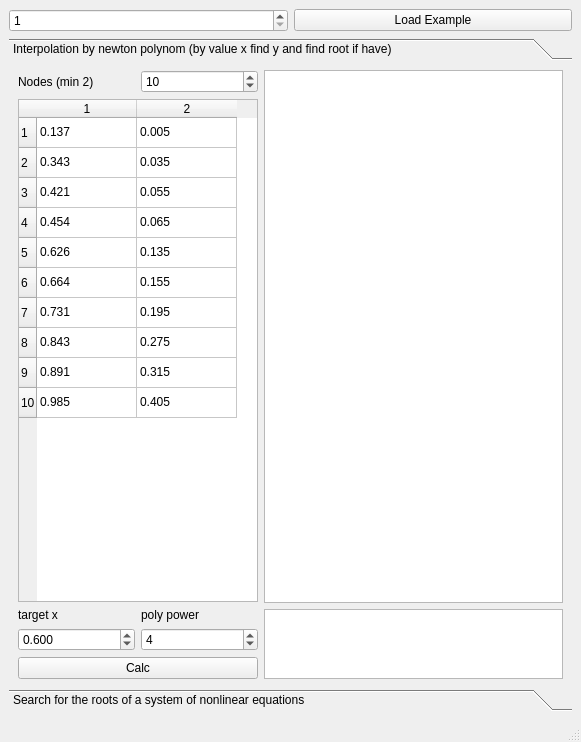
<?xml version="1.0" encoding="UTF-8"?>
<ui version="4.0">
 <class>MainWindow</class>
 <widget class="QMainWindow" name="MainWindow">
  <property name="geometry">
   <rect>
    <x>0</x>
    <y>0</y>
    <width>581</width>
    <height>742</height>
   </rect>
  </property>
  <property name="windowTitle">
   <string>MainWindow</string>
  </property>
  <widget class="QWidget" name="centralwidget">
   <layout class="QVBoxLayout" name="verticalLayout_2">
    <item>
     <layout class="QFormLayout" name="qchartForm"/>
    </item>
    <item>
     <layout class="QHBoxLayout" name="examplesCnfg">
      <item>
       <widget class="QSpinBox" name="examplenSpin">
        <property name="minimum">
         <number>1</number>
        </property>
       </widget>
      </item>
      <item>
       <widget class="QPushButton" name="loadExBtn">
        <property name="text">
         <string>Load Example</string>
        </property>
       </widget>
      </item>
     </layout>
    </item>
    <item>
     <widget class="QToolBox" name="toolBox">
      <property name="tabSpacing">
       <number>1</number>
      </property>
      <widget class="QWidget" name="toolBoxPage1">
       <property name="geometry">
        <rect>
         <x>0</x>
         <y>0</y>
         <width>559</width>
         <height>561</height>
        </rect>
       </property>
       <attribute name="label">
        <string>Interpolation by newton polynom (by value x find y and find root if have)</string>
       </attribute>
       <layout class="QHBoxLayout" name="horizontalLayout">
        <item>
         <layout class="QVBoxLayout" name="HLfuncInterp">
          <item>
           <layout class="QHBoxLayout" name="horizontalLayout_3" stretch="4,5">
            <item>
             <layout class="QVBoxLayout" name="verticalLayout_3">
              <item>
               <layout class="QVBoxLayout" name="verticalLayout">
                <item>
                 <layout class="QHBoxLayout" name="nodesCount">
                  <item>
                   <widget class="QLabel" name="NodesLabel">
                    <property name="text">
                     <string>Nodes (min 2)</string>
                    </property>
                   </widget>
                  </item>
                  <item>
                   <widget class="QSpinBox" name="nodesCountSpinB">
                    <property name="minimum">
                     <number>2</number>
                    </property>
                    <property name="maximum">
                     <number>100</number>
                    </property>
                    <property name="singleStep">
                     <number>1</number>
                    </property>
                    <property name="value">
                     <number>10</number>
                    </property>
                   </widget>
                  </item>
                 </layout>
                </item>
                <item>
                 <widget class="QTableWidget" name="nodesTable">
                  <property name="autoScrollMargin">
                   <number>16</number>
                  </property>
                  <property name="rowCount">
                   <number>10</number>
                  </property>
                  <property name="columnCount">
                   <number>2</number>
                  </property>
                  <attribute name="horizontalHeaderShowSortIndicator" stdset="0">
                   <bool>false</bool>
                  </attribute>
                  <row/>
                  <row/>
                  <row/>
                  <row/>
                  <row/>
                  <row/>
                  <row/>
                  <row/>
                  <row/>
                  <row/>
                  <column/>
                  <column/>
                  <item row="0" column="0">
                   <property name="text">
                    <string>0.137</string>
                   </property>
                  </item>
                  <item row="0" column="1">
                   <property name="text">
                    <string>0.005</string>
                   </property>
                  </item>
                  <item row="1" column="0">
                   <property name="text">
                    <string>0.343</string>
                   </property>
                  </item>
                  <item row="1" column="1">
                   <property name="text">
                    <string>0.035</string>
                   </property>
                  </item>
                  <item row="2" column="0">
                   <property name="text">
                    <string>0.421</string>
                   </property>
                  </item>
                  <item row="2" column="1">
                   <property name="text">
                    <string>0.055</string>
                   </property>
                  </item>
                  <item row="3" column="0">
                   <property name="text">
                    <string>0.454</string>
                   </property>
                  </item>
                  <item row="3" column="1">
                   <property name="text">
                    <string>0.065</string>
                   </property>
                  </item>
                  <item row="4" column="0">
                   <property name="text">
                    <string>0.626</string>
                   </property>
                  </item>
                  <item row="4" column="1">
                   <property name="text">
                    <string>0.135</string>
                   </property>
                  </item>
                  <item row="5" column="0">
                   <property name="text">
                    <string>0.664</string>
                   </property>
                  </item>
                  <item row="5" column="1">
                   <property name="text">
                    <string>0.155</string>
                   </property>
                  </item>
                  <item row="6" column="0">
                   <property name="text">
                    <string>0.731</string>
                   </property>
                  </item>
                  <item row="6" column="1">
                   <property name="text">
                    <string>0.195</string>
                   </property>
                  </item>
                  <item row="7" column="0">
                   <property name="text">
                    <string>0.843</string>
                   </property>
                  </item>
                  <item row="7" column="1">
                   <property name="text">
                    <string>0.275</string>
                   </property>
                  </item>
                  <item row="8" column="0">
                   <property name="text">
                    <string>0.891</string>
                   </property>
                  </item>
                  <item row="8" column="1">
                   <property name="text">
                    <string>0.315</string>
                   </property>
                  </item>
                  <item row="9" column="0">
                   <property name="text">
                    <string>0.985</string>
                   </property>
                  </item>
                  <item row="9" column="1">
                   <property name="text">
                    <string>0.405</string>
                   </property>
                  </item>
                 </widget>
                </item>
               </layout>
              </item>
              <item>
               <layout class="QHBoxLayout" name="ConfigHLay">
                <item>
                 <layout class="QVBoxLayout" name="xTargetVLay">
                  <item>
                   <widget class="QLabel" name="xTargetLabel">
                    <property name="text">
                     <string>target x</string>
                    </property>
                   </widget>
                  </item>
                  <item>
                   <widget class="QDoubleSpinBox" name="xTargetSpinB">
                    <property name="decimals">
                     <number>3</number>
                    </property>
                    <property name="minimum">
                     <double>-99.000000000000000</double>
                    </property>
                    <property name="singleStep">
                     <double>0.100000000000000</double>
                    </property>
                    <property name="value">
                     <double>0.600000000000000</double>
                    </property>
                   </widget>
                  </item>
                 </layout>
                </item>
                <item>
                 <layout class="QVBoxLayout" name="polyPowVLay">
                  <item>
                   <widget class="QLabel" name="polyPowLabel">
                    <property name="text">
                     <string>poly power</string>
                    </property>
                   </widget>
                  </item>
                  <item>
                   <widget class="QSpinBox" name="polyPowSpinB">
                    <property name="minimum">
                     <number>1</number>
                    </property>
                    <property name="value">
                     <number>4</number>
                    </property>
                   </widget>
                  </item>
                 </layout>
                </item>
               </layout>
              </item>
              <item>
               <widget class="QPushButton" name="calcBtn">
                <property name="text">
                 <string>Calc</string>
                </property>
               </widget>
              </item>
             </layout>
            </item>
            <item>
             <layout class="QVBoxLayout" name="resultsVLay" stretch="10,1">
              <item>
               <widget class="QTableView" name="workTable"/>
              </item>
              <item>
               <widget class="QTextBrowser" name="resultTextBrowser"/>
              </item>
             </layout>
            </item>
           </layout>
          </item>
         </layout>
        </item>
       </layout>
      </widget>
      <widget class="QWidget" name="toolBoxPage2">
       <property name="geometry">
        <rect>
         <x>0</x>
         <y>0</y>
         <width>559</width>
         <height>561</height>
        </rect>
       </property>
       <attribute name="label">
        <string>Search for the roots of a system of nonlinear equations</string>
       </attribute>
       <layout class="QVBoxLayout" name="verticalLayout_7">
        <item>
         <layout class="QHBoxLayout" name="horizontalLayout_4">
          <item>
           <layout class="QVBoxLayout" name="verticalLayout_4">
            <item>
             <layout class="QVBoxLayout" name="verticalLayout_5">
              <item>
               <layout class="QHBoxLayout" name="nodes2Count">
                <item>
                 <widget class="QLabel" name="NodesLabel_2">
                  <property name="text">
                   <string>Nodes (min 2)</string>
                  </property>
                 </widget>
                </item>
                <item>
                 <widget class="QSpinBox" name="nodesCountSpinB_2">
                  <property name="minimum">
                   <number>2</number>
                  </property>
                  <property name="maximum">
                   <number>100</number>
                  </property>
                  <property name="singleStep">
                   <number>1</number>
                  </property>
                  <property name="value">
                   <number>10</number>
                  </property>
                 </widget>
                </item>
               </layout>
              </item>
              <item>
               <widget class="QTableWidget" name="nodes2Table">
                <property name="autoScrollMargin">
                 <number>16</number>
                </property>
                <property name="rowCount">
                 <number>10</number>
                </property>
                <property name="columnCount">
                 <number>2</number>
                </property>
                <attribute name="horizontalHeaderShowSortIndicator" stdset="0">
                 <bool>false</bool>
                </attribute>
                <row/>
                <row/>
                <row/>
                <row/>
                <row/>
                <row/>
                <row/>
                <row/>
                <row/>
                <row/>
                <column/>
                <column/>
                <item row="0" column="0">
                 <property name="text">
                  <string>0.1</string>
                 </property>
                </item>
                <item row="0" column="1">
                 <property name="text">
                  <string>-0.284</string>
                 </property>
                </item>
                <item row="1" column="0">
                 <property name="text">
                  <string>0.3</string>
                 </property>
                </item>
                <item row="1" column="1">
                 <property name="text">
                  <string>-0.300</string>
                 </property>
                </item>
                <item row="2" column="0">
                 <property name="text">
                  <string>0.4</string>
                 </property>
                </item>
                <item row="2" column="1">
                 <property name="text">
                  <string>-0.293</string>
                 </property>
                </item>
                <item row="3" column="0">
                 <property name="text">
                  <string>0.48</string>
                 </property>
                </item>
                <item row="3" column="1">
                 <property name="text">
                  <string>-0.266</string>
                 </property>
                </item>
                <item row="4" column="0">
                 <property name="text">
                  <string>0.6</string>
                 </property>
                </item>
                <item row="4" column="1">
                 <property name="text">
                  <string>-0.165</string>
                 </property>
                </item>
                <item row="5" column="0">
                 <property name="text">
                  <string>0.68</string>
                 </property>
                </item>
                <item row="5" column="1">
                 <property name="text">
                  <string>-0.037</string>
                 </property>
                </item>
                <item row="6" column="0">
                 <property name="text">
                  <string>0.75</string>
                 </property>
                </item>
                <item row="6" column="1">
                 <property name="text">
                  <string>0.128</string>
                 </property>
                </item>
                <item row="7" column="0">
                 <property name="text">
                  <string>0.88</string>
                 </property>
                </item>
                <item row="7" column="1">
                 <property name="text">
                  <string>0.610</string>
                 </property>
                </item>
                <item row="8" column="0">
                 <property name="text">
                  <string>0.95</string>
                 </property>
                </item>
                <item row="8" column="1">
                 <property name="text">
                  <string>0.988</string>
                 </property>
                </item>
                <item row="9" column="0">
                 <property name="text">
                  <string>1.03</string>
                 </property>
                </item>
                <item row="9" column="1">
                 <property name="text">
                  <string>1.547</string>
                 </property>
                </item>
               </widget>
              </item>
             </layout>
            </item>
            <item>
             <layout class="QHBoxLayout" name="ConfigHLay_2">
              <item>
               <layout class="QVBoxLayout" name="xTargetVLay_2">
                <item>
                 <widget class="QLabel" name="xTargetLabel_2">
                  <property name="text">
                   <string>aux polypow</string>
                  </property>
                 </widget>
                </item>
                <item>
                 <widget class="QSpinBox" name="sysauxtSpinB">
                  <property name="minimum">
                   <number>1</number>
                  </property>
                  <property name="value">
                   <number>1</number>
                  </property>
                 </widget>
                </item>
               </layout>
              </item>
              <item>
               <layout class="QVBoxLayout" name="polyPowVLay_2">
                <item>
                 <widget class="QLabel" name="polyPowLabel_2">
                  <property name="text">
                   <string>root polypow</string>
                  </property>
                  <property name="wordWrap">
                   <bool>true</bool>
                  </property>
                 </widget>
                </item>
                <item>
                 <widget class="QSpinBox" name="sysrootPolyPowSpinB">
                  <property name="minimum">
                   <number>1</number>
                  </property>
                  <property name="value">
                   <number>1</number>
                  </property>
                 </widget>
                </item>
               </layout>
              </item>
             </layout>
            </item>
            <item>
             <widget class="QPushButton" name="calcsysequarootBtn">
              <property name="text">
               <string>Calc system equetion root</string>
              </property>
             </widget>
            </item>
           </layout>
          </item>
          <item>
           <layout class="QVBoxLayout" name="verticalLayout_6" stretch="5,1">
            <item>
             <layout class="QHBoxLayout" name="horizontalLayout_2">
              <item>
               <widget class="QTableView" name="tableAuxView"/>
              </item>
              <item>
               <widget class="QTableView" name="tableResView"/>
              </item>
             </layout>
            </item>
            <item>
             <widget class="QTextBrowser" name="resultTextBrowser_2"/>
            </item>
           </layout>
          </item>
         </layout>
        </item>
       </layout>
      </widget>
     </widget>
    </item>
   </layout>
  </widget>
  <widget class="QMenuBar" name="menubar">
   <property name="geometry">
    <rect>
     <x>0</x>
     <y>0</y>
     <width>581</width>
     <height>26</height>
    </rect>
   </property>
  </widget>
  <widget class="QStatusBar" name="statusbar"/>
 </widget>
 <resources/>
 <connections/>
</ui>
